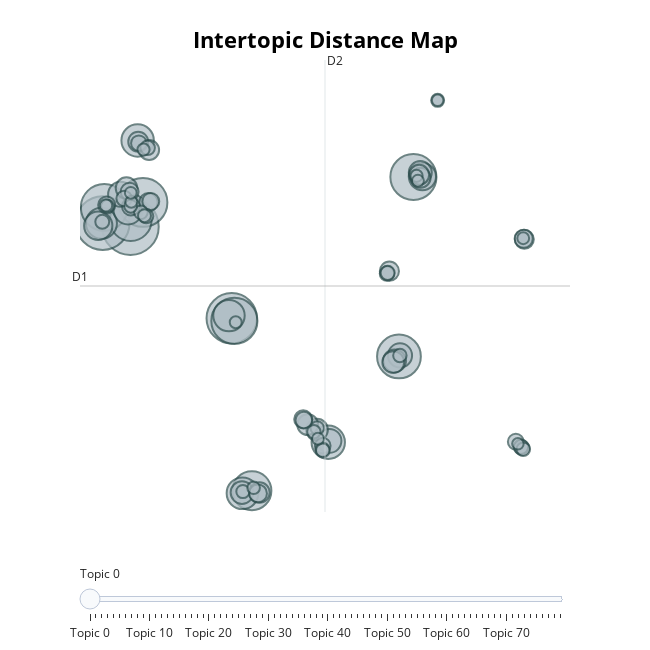

The cell this chart's notebook holds for it:
### Code cell
topic_model.visualize_topics()
